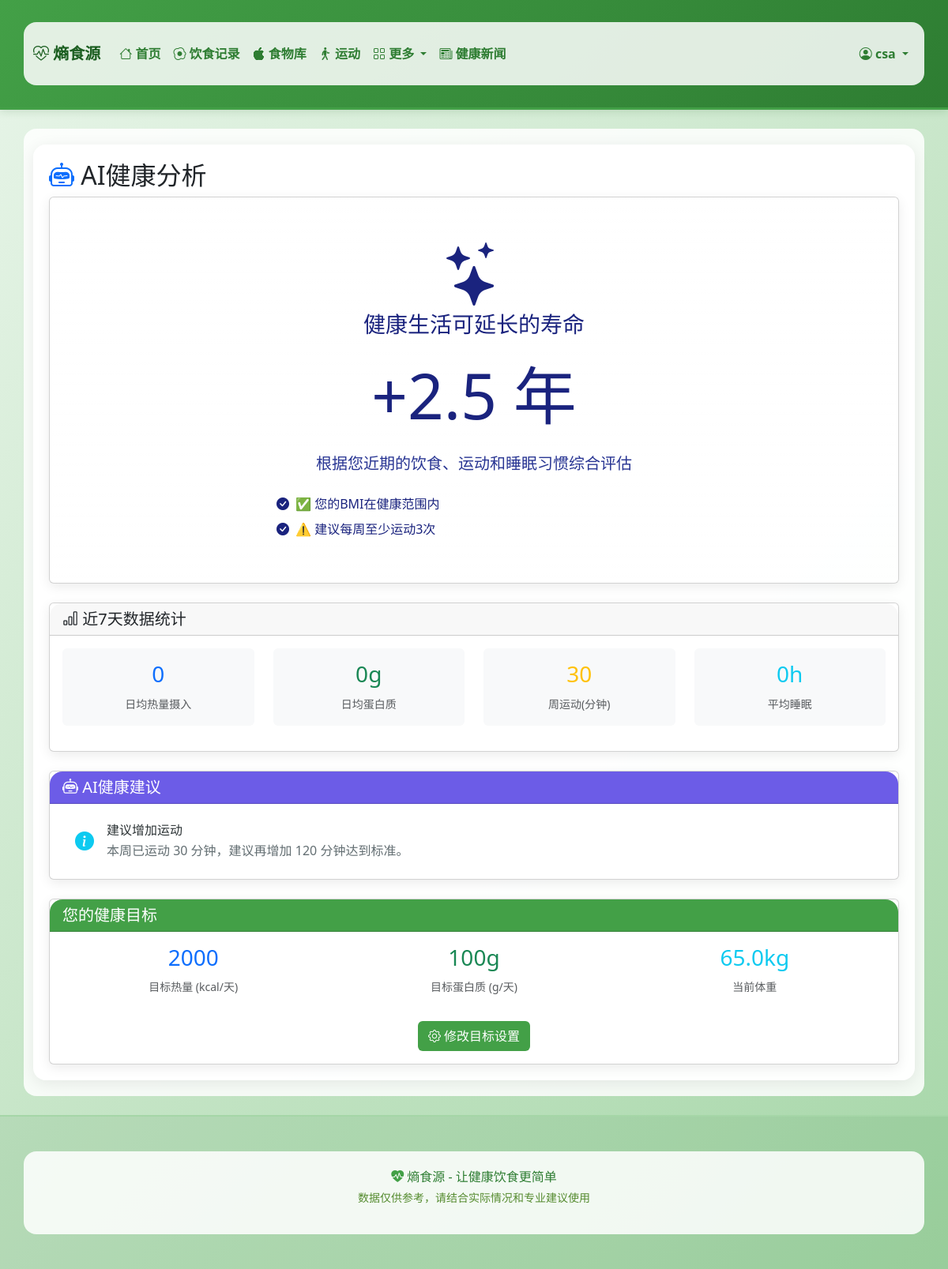
Screenshot of /ai-analysis (signed in) with the database file from the repository.
### models.py (models this page shows, shortened)
class User(UserMixin, db.Model):
    __tablename__ = 'users'
    id = db.Column(db.Integer, primary_key=True)
    username = db.Column(db.String(80), unique=True, nullable=False)
    email = db.Column(db.String(120), unique=True, nullable=False)
    password_hash = db.Column(db.String(255), nullable=False)
    created_at = db.Column(db.DateTime, default=datetime.utcnow)
    age = db.Column(db.Integer, default=25)
    gender = db.Column(db.String(10), default='male')  # male, female
    height = db.Column(db.Float, default=170.0)  # cm
    weight = db.Column(db.Float, default=65.0)  # kg
    activity_level = db.Column(db.String(20), default='moderate')  # sedentary, light, moderate, active, very_active
    goal = db.Column(db.String(20), default='maintain')  # lose, maintain, gain
    target_calories = db.Column(db.Float, default=2000)
    target_protein = db.Column(db.Float, default=100)
    target_carbs = db.Column(db.Float, default=250)
    target_fat = db.Column(db.Float, default=65)
    food_records = db.relationship('FoodRecord', backref='user', lazy=True, cascade='all, delete-orphan')
    exercise_records = db.relationship('ExerciseRecord', backref='user', lazy=True, cascade='all, delete-orphan')
    weight_records = db.relationship('WeightRecord', backref='user', lazy=True, cascade='all, delete-orphan')
    sleep_records = db.relationship('SleepRecord', backref='user', lazy=True, cascade='all, delete-orphan')
    def get_bmi(self):
        if self.height > 0:
            return round(self.weight / ((self.height/100) ** 2), 1)
        return 0

### app.py (the view)
@app.route('/ai-analysis')
@login_required
def ai_analysis():
    last_7_days = date.today() - timedelta(days=7)
    food_records = FoodRecord.query.filter(
        FoodRecord.user_id == current_user.id,
        FoodRecord.date >= last_7_days
    ).all()
    exercise_records = ExerciseRecord.query.filter(
        ExerciseRecord.user_id == current_user.id,
        ExerciseRecord.date >= last_7_days
    ).all()
    sleep_records = SleepRecord.query.filter(
        SleepRecord.user_id == current_user.id,
        SleepRecord.date >= last_7_days
    ).all()
    stats = {
        'avg_calories': 0,
        'avg_protein': 0,
        'avg_carbs': 0,
        'avg_fat': 0,
        'total_exercise_minutes': 0,
        'total_calories_burned': 0,
        'avg_sleep_duration': 0,
        'avg_sleep_quality': 0
    }
    if food_records:
        stats['avg_calories'] = sum(r.calories for r in food_records) / len(food_records)
        stats['avg_protein'] = sum(r.protein for r in food_records) / len(food_records)
        stats['avg_carbs'] = sum(r.carbs for r in food_records) / len(food_records)
        stats['avg_fat'] = sum(r.fat for r in food_records) / len(food_records)
    if exercise_records:
        stats['total_exercise_minutes'] = sum(r.duration for r in exercise_records)
        stats['total_calories_burned'] = sum(r.calories_burned for r in exercise_records)
    if sleep_records:
        stats['avg_sleep_duration'] = sum(r.duration for r in sleep_records if r.duration) / len(sleep_records)
        stats['avg_sleep_quality'] = sum(r.quality for r in sleep_records if r.quality) / len(sleep_records)
    analysis = generate_ai_analysis(stats)
    life_bonus, tips = calculate_life_expectancy()
    return render_template('ai_analysis.html',
                         stats=stats,
                         analysis=analysis,
                         life_bonus=life_bonus,
                         tips=tips,
                         current_user=current_user)

### app.py (called while the page is built, shortened)
@login_manager.user_loader
def load_user(user_id):
    return User.query.get(int(user_id))

@app.context_processor
def inject_variables():
    life_expectancy_bonus = 0
    return dict(
        life_expectancy_bonus=life_expectancy_bonus,
        timedelta=timedelta
    )

def generate_ai_analysis(stats):
    analysis = []
    if stats['total_exercise_minutes'] > 0:
        weekly_mins = stats['total_exercise_minutes']
        if weekly_mins >= 150:
            analysis.append({
                'type': 'success',
                'title': '运动量充足',
                'content': f'本周已运动 {weekly_mins:.0f} 分钟，达到WHO推荐的每周150分钟标准。继续加油！'
            })
        else:
            analysis.append({
                'type': 'info',
                'title': '建议增加运动',
                'content': f'本周已运动 {weekly_mins:.0f} 分钟，建议再增加 {150 - weekly_mins:.0f} 分钟达到标准。'
            })
    else:
        analysis.append({
            'type': 'warning',
            'title': '运动记录缺失',
            'content': '本周暂无运动记录。开始记录您的运动吧，哪怕每天散步30分钟也对健康大有裨益！'
        })
    return analysis

### templates/ai_analysis.html (shortened to what this page needs)
{% extends "base.html" %}
{% block content %}
<h2><i class="bi bi-robot text-primary"></i> AI健康分析</h2>
<div class="card bg-gradient mb-4" style="background: linear-gradient(135deg, #a29bfe, #6c5ce7);">
    <div class="card-body text-center py-5" style="color: #1a237e;">
        <i class="bi bi-stars display-1 mb-3"></i>
        <h3 style="color: #1a237e;">健康生活可延长的寿命</h3>
        <h1 class="display-1 my-4" style="color: #1a237e;">+{{ life_bonus }} 年</h1>
        <p class="lead" style="color: #283593;">根据您近期的饮食、运动和睡眠习惯综合评估</p>
        {% if tips %}
        <div class="mt-4 text-start" style="max-width: 500px; margin: 0 auto;">
            {% for tip in tips %}
            <p class="mb-2" style="color: #1a237e;"><i class="bi bi-check-circle-fill me-2"></i>{{ tip }}</p>
            {% endfor %}
        </div>
        {% endif %}
    </div>
</div>
<div class="card mb-4">
    <div class="card-header">
        <h5 class="mb-0"><i class="bi bi-bar-chart"></i> 近7天数据统计</h5>
    </div>
    <div class="card-body">
        <div class="row text-center">
            <div class="col-md-3 col-6 mb-3">
                <div class="p-3 bg-light rounded">
                    <h3 class="text-primary">{{ stats.avg_calories|int }}</h3>
                    <small class="text-muted">日均热量摄入</small>
                </div>
            </div>
            <div class="col-md-3 col-6 mb-3">
                <div class="p-3 bg-light rounded">
                    <h3 class="text-success">{{ stats.avg_protein|int }}g</h3>
                    <small class="text-muted">日均蛋白质</small>
                </div>
            </div>
            <div class="col-md-3 col-6 mb-3">
                <div class="p-3 bg-light rounded">
                    <h3 class="text-warning">{{ stats.total_exercise_minutes|int }}</h3>
                    <small class="text-muted">周运动(分钟)</small>
                </div>
            </div>
            <div class="col-md-3 col-6 mb-3">
                <div class="p-3 bg-light rounded">
                    <h3 class="text-info">{{ stats.avg_sleep_duration|int }}h</h3>
                    <small class="text-muted">平均睡眠</small>
                </div>
            </div>
        </div>
    </div>
</div>
<div class="card">
    <div class="card-header" style="background: #6c5ce7; color: white;">
        <h5 class="mb-0"><i class="bi bi-robot"></i> AI健康建议</h5>
    </div>
    <div class="card-body">
        {% if analysis %}
        <div class="list-group list-group-flush">
            {% for item in analysis %}
            <div class="list-group-item">
                <div class="d-flex align-items-center">
                    <i class="bi bi-{{ 'check-circle-fill text-success' if item.type == 'success' else 'exclamation-circle-fill text-warning' if item.type == 'warning' else 'info-circle-fill text-info' }} fs-4 me-3"></i>
                    <div>
                        <h6 class="mb-1" style="color: #2d3436;">{{ item.title }}</h6>
                        <p class="mb-0" style="color: #636e72;">{{ item.content }}</p>
                    </div>
                </div>
            </div>
            {% endfor %}
        </div>
        {% else %}
        <div class="text-center py-4 text-muted">
            <i class="bi bi-clipboard display-3"></i>
            <p class="mt-3">开始记录您的饮食和运动，获取AI分析</p>
            <a href="{{ url_for('diet') }}" class="btn" style="background: #43a047; color: white;">添加饮食记录</a>
        </div>
        {% endif %}
    </div>
</div>
<div class="card mt-4">
    <div class="card-header" style="background: #43a047; color: white;">
        <h5 class="mb-0"> 您的健康目标</h5>
    </div>
    <div class="card-body">
        <div class="row">
            <div class="col-md-4 text-center mb-3">
                <h3 class="text-primary">{{ current_user.target_calories|int }}</h3>
                <small class="text-muted">目标热量 (kcal/天)</small>
            </div>
            <div class="col-md-4 text-center mb-3">
                <h3 class="text-success">{{ current_user.target_protein|int }}g</h3>
                <small class="text-muted">目标蛋白质 (g/天)</small>
            </div>
            <div class="col-md-4 text-center mb-3">
                <h3 class="text-info">{{ current_user.weight }}kg</h3>
                <small class="text-muted">当前体重</small>
            </div>
        </div>
        <div class="text-center mt-3">
            <a href="{{ url_for('profile') }}" class="btn" style="background: #43a047; color: white;">
                <i class="bi bi-gear"></i> 修改目标设置
            </a>
        </div>
    </div>
</div>
{% endblock %}

### templates/base.html (shortened to what this page needs)
<!DOCTYPE html>
<html lang="zh-CN">
<head>
    <link rel="stylesheet" href="{{ url_for('static', filename='css/style.css') }}">
    <link href="https://cdn.jsdelivr.net/npm/bootstrap@5.3.0/dist/css/bootstrap.min.css" rel="stylesheet">
    <link href="https://cdn.jsdelivr.net/npm/bootstrap-icons@1.11.0/font/bootstrap-icons.css" rel="stylesheet">
</head>
<body>
    <nav class="navbar navbar-expand-lg navbar-light" style="background: linear-gradient(135deg, #c8e6c9 0%, #a5d6a7 100%); border-bottom: 3px solid #43a047;">
        <div class="container">
            <a class="navbar-brand fw-bold" href="{{ url_for('index') }}" style="color: #1b5e20;">
                <i class="bi bi-heart-pulse"></i> 熵食源
            </a>
            <div class="collapse navbar-collapse" id="navbarNav">
                <ul class="navbar-nav me-auto">
                    <li class="nav-item">
                        <a class="nav-link" href="{{ url_for('index') }}" style="color: #2e7d32; font-weight: 600;"><i class="bi bi-house"></i> 首页</a>
                    </li>
                    {% if current_user.is_authenticated %}
                    <li class="nav-item">
                        <a class="nav-link" href="{{ url_for('diet') }}" style="color: #2e7d32; font-weight: 600;"><i class="bi bi-egg-fried"></i> 饮食记录</a>
                    </li>
                    <li class="nav-item">
                        <a class="nav-link" href="{{ url_for('foods') }}" style="color: #2e7d32; font-weight: 600;"><i class="bi bi-apple"></i> 食物库</a>
                    </li>
                    <li class="nav-item">
                        <a class="nav-link" href="{{ url_for('exercise') }}" style="color: #2e7d32; font-weight: 600;"><i class="bi bi-person-walking"></i> 运动</a>
                    </li>
                    <li class="nav-item dropdown">
                        <a class="nav-link dropdown-toggle" href="#" data-bs-toggle="dropdown" style="color: #2e7d32; font-weight: 600;">
                            <i class="bi bi-grid"></i> 更多
                        </a>
                    </li>
                    {% endif %}
                    <li class="nav-item">
                        <a class="nav-link" href="{{ url_for('news') }}" style="color: #2e7d32; font-weight: 600;"><i class="bi bi-newspaper"></i> 健康新闻</a>
                    </li>
                </ul>
                <ul class="navbar-nav">
                    {% if current_user.is_authenticated %}
                    <li class="nav-item dropdown">
                        <a class="nav-link dropdown-toggle" href="#" data-bs-toggle="dropdown" style="color: #2e7d32; font-weight: 600;">
                            <i class="bi bi-person-circle"></i> {{ current_user.username }}
                        </a>
                    </li>
                    {% endif %}
                </ul>
            </div>
        </div>
    </nav>
    <main class="container my-4">
        <div style="background: rgba(255, 255, 255, 0.92); border-radius: 16px; padding: 20px; box-shadow: 0 4px 20px rgba(0, 0, 0, 0.08);">
        {% block content %}{% endblock %}
        </div>
    </main>
    <footer class="py-4 mt-4" style="background: rgba(46, 125, 50, 0.1); border-top: 2px solid #a5d6a7;">
        <div class="container text-center">
            <p class="mb-1" style="color: #2e7d32;">
                <i class="bi bi-heart-pulse-fill" style="color: #43a047;"></i> 熵食源 - 让健康饮食更简单
            </p>
            <p class="small" style="color: #558b2f;">
                数据仅供参考，请结合实际情况和专业建议使用
            </p>
        </div>
    </footer>
</body>
</html>

### static/css/style.css (style rules this page uses)
:root { --primary-color: #74b9ff; --primary-dark: #0984e3; --primary-light: #a8d8ff; --success-color: #00b894; --warning-color: #fdcb6e; --danger-color: #e17055; --info-color: #00cec9; }
body { font-family: -apple-system, BlinkMacSystemFont, "Segoe UI", Roboto, "Helvetica Neue", Arial, sans-serif; background: linear-gradient(135deg, #e8f5e9 0%, #c8e6c9 50%, #a5d6a7 100%); background-attachment: fixed; color: #2d3436; min-height: 100vh; }
.container, .container-fluid { background: rgba(255, 255, 255, 0.85); border-radius: 16px; padding: 20px; margin-top: 20px; margin-bottom: 20px; }
.navbar { box-shadow: 0 2px 10px rgba(27, 94, 32, 0.15); background: linear-gradient(135deg, #43a047, #2e7d32) !important; }
.navbar-brand { font-weight: 700; font-size: 1.5rem; }
.nav-link { font-weight: 500; transition: all 0.3s ease; }
.card { border: none; border-radius: 16px; box-shadow: 0 4px 15px rgba(0, 0, 0, 0.08); transition: transform 0.3s ease, box-shadow 0.3s ease; }
.card-header { border-radius: 16px 16px 0 0 !important; font-weight: 600; }
footer { border-top: 1px solid #c8e6c9; background: rgba(255, 255, 255, 0.9); }
.bg-gradient { background: linear-gradient(135deg, #74b9ff, #0984e3) !important; }
.list-group-item { border-left: none; border-right: none; }
.list-group-item:first-child { border-top: none; }
.list-group-item:last-child { border-bottom: none; }

### rows the page displays
User: username "csa", target_calories "2000", target_protein "100", weight "65.0"

### other values shown
{{ life_bonus }} "2.5"
{{ tip }} "✅ 您的BMI在健康范围内" "⚠️ 建议每周至少运动3次"
{{ stats.avg_calories|int }} "0"
{{ stats.avg_protein|int }} "0"
{{ stats.total_exercise_minutes|int }} "30"
{{ stats.avg_sleep_duration|int }} "0"
{{ item.title }} "建议增加运动"
{{ item.content }} "本周已运动 30 分钟，建议再增加 120 分钟达到标准。"
